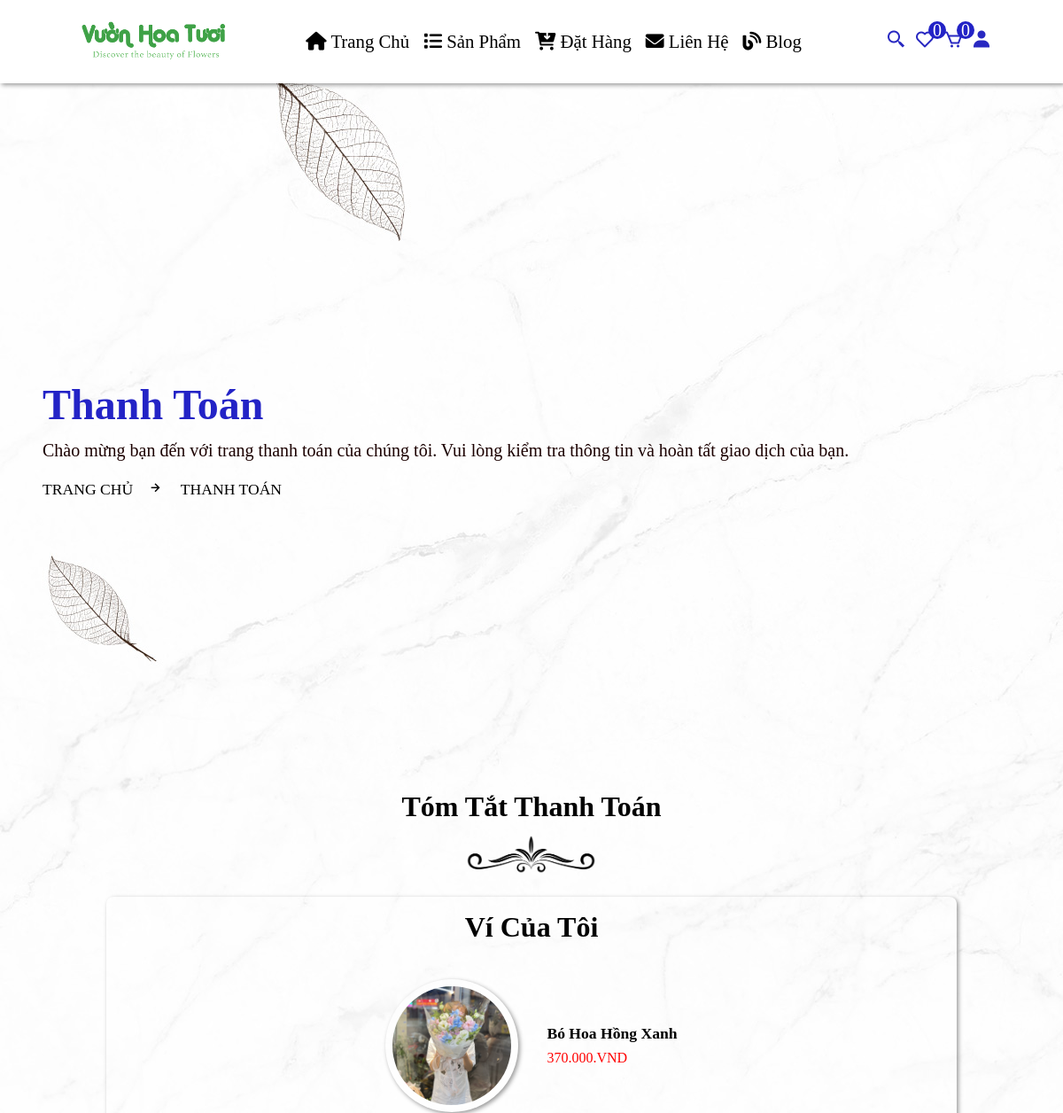
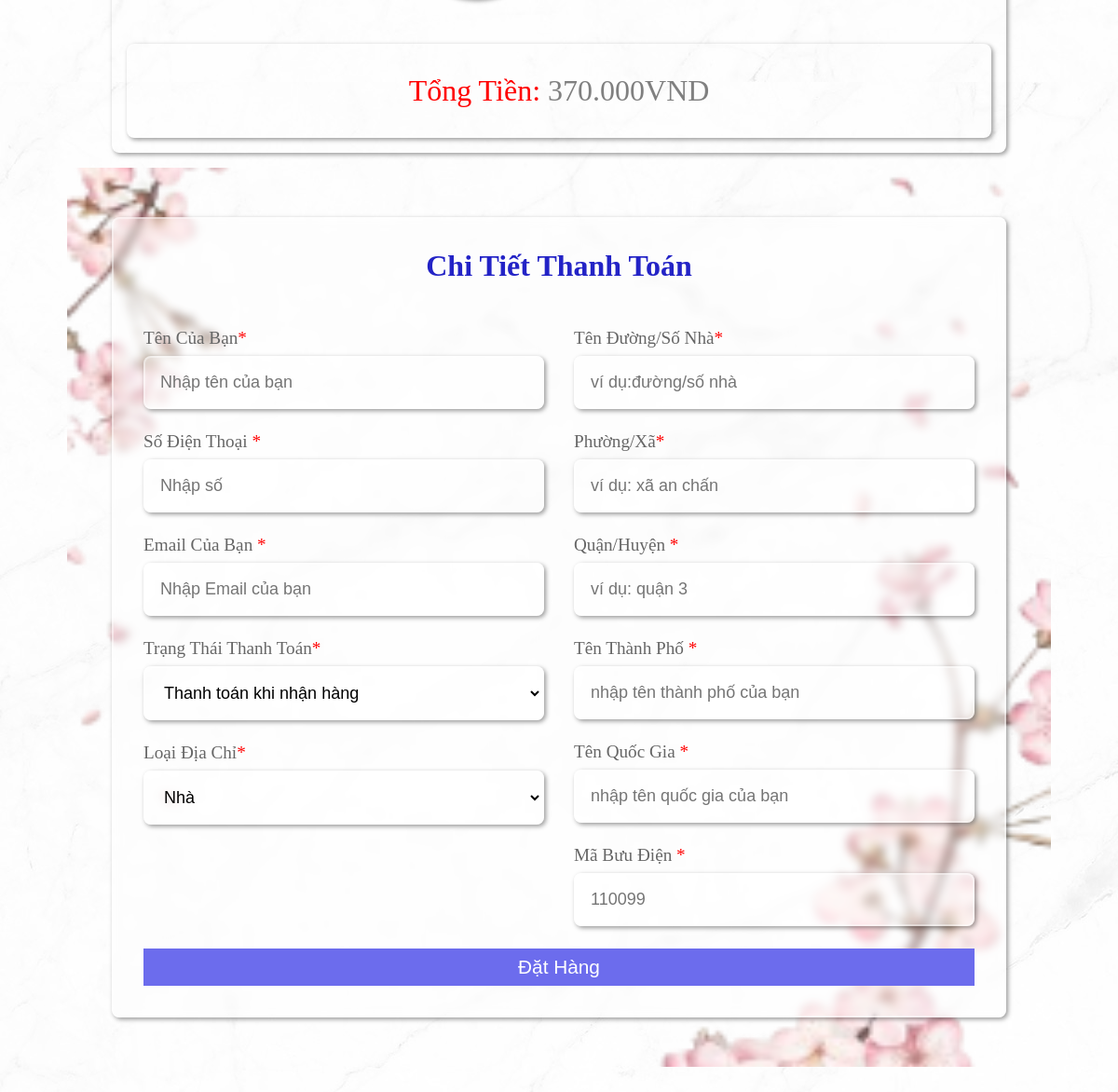
Page /checkout.php?get_id=0bi6UEnfthmvSgcw9nFp on the committed database (2 pictures, top to bottom).
### tables this page shows
CREATE TABLE `products` (
  `id` varchar(20) NOT NULL,
  `seller_id` varchar(20) NOT NULL,
  `name` varchar(50) NOT NULL,
  `price` int(50) NOT NULL,
  `image` varchar(255) NOT NULL,
  `stock` int(100) NOT NULL,
  `product_detail` varchar(1000) NOT NULL,
  `status` varchar(100) NOT NULL
);

### checkout.php (the view, shortened to what this page needs)
<?php
    include 'components/connect.php';
?>
<!DOCTYPE html>
<html>
    <head>
        <link href='https://unpkg.com/boxicons@2.1.2/css/boxicons.min.css' rel='stylesheet'>
        <link rel="stylesheet" type="text/css" href="css/user_style.css?v=<?php echo time(); ?>">
    </head>
    <body>
    <?php include 'components/user_header.php'; ?>
    <div class="banner">
        <div class="detail">
        <h1>Thanh Toán</h1>
        <p>Chào mừng bạn đến với trang thanh toán của chúng tôi. Vui lòng kiểm tra thông tin và hoàn tất giao dịch của bạn.</p>
            <span><a href="home.php">Trang Chủ</a><i class="bx bx-right-arrow-alt"></i> Thanh Toán</span>
        </div>
    </div>
    <section class="checkout">
        <div class="heading">
            <h1>Tóm tắt thanh toán</h1>
            <img src="image/separator.png">
        </div>
        <div class="row">
            <div class="form-container">
                <form action="" method="post" class="register">
                    <h3>Chi tiết thanh toán</h3>
                    <div class="flex">
                        <div class="col">
                                <div class="input-field">
                                    <p>Tên của bạn<span>*</span></p>
                                    <input type="text" name="name" placeholder="Nhập tên của bạn" maxlength="50" required class="box">
                                </div>
                                <div class="input-field">
                                    <p>Số điện thoại  <span>*</span></p>
                                    <input type="number" name="number" placeholder="Nhập số" maxlength="50" required class="box">
                                </div>
                                <div class="input-field">
                                    <p>Email của bạn <span>*</span></p>
                                    <input type="email" name="email" placeholder="Nhập Email của bạn" maxlength="50" required class="box">
                                </div>
                                <div class="input-field">
                                <p>Trạng thái thanh toán<span>*</span></p>
                                    <select name="method" class="box">
                                        <option value="cash on delivery">Thanh toán khi nhận hàng</option>
                                    </select>
                                </div>
                                <div class="input-field">
                                <p>Loại địa chỉ<span>*</span></p>
                                    <select name="address_type" class="box">
                                        <option value="home">Nhà</option>
                                    </select>
                                </div>
                        </div>
                        <div class="col">
                                <div class="input-field">
                                    <p>Tên Đường/Số nhà<span>*</span></p>
                                    <input type="text" name="flat" placeholder="ví dụ:đường/số nhà "maxlength="50" required class="box">
                                </div>
                                <div class="input-field">
                                    <p>Phường/Xã<span>*</span></p>
                                    <input type="text" name="street" placeholder="ví dụ: xã an chấn" maxlength="50" required class="box">
                                </div>
                                <div class="input-field">
                                    <p>Quận/Huyện <span>*</span></p>
                                    <input type="text" name="city" placeholder="ví dụ: quận 3" maxlength="50" required class="box">
                                </div>
                                <div class="input-field">
                                    <p>Tên thành phố <span>*</span></p>
                                    <input type="text" name="city" placeholder="nhập tên thành phố của bạn" maxlength="50" required class="box">
                                </div>
                                <div class="input-field">
                                    <p>Tên quốc gia <span>*</span></p>
                                    <input type="text" name="country" placeholder="nhập tên quốc gia của bạn" maxlength="50" required class="box">
                                </div>
                                <div class="input-field">
                                    <p>Mã bưu điện <span>*</span></p>
                                    <input type="number" name="pin" placeholder="110099" maxlength="6" required class="box">
                                </div>
                        </div>
                    </div>
                    <button type="submit" name="place_order" class="btn">Đặt hàng</button>
                </form>
            </div>
            <div class="summary">
                <h3>Ví của tôi</h3>
                <div class="box-container">
                    <?php
                        $grand_total = 0;
                        if (isset($_GET['get_id'])) {
                            $select_get = $conn->prepare("SELECT * FROM `products` WHERE id = ?");
                            $select_get->execute([$_GET['get_id']]);
                            while($fetch_get = $select_get->fetch(PDO::FETCH_ASSOC)){
                                $sub_total = $fetch_get['price'];
                                $grand_total += $sub_total;
                            ?>
                                <div class="flex">
                                    <img src="image/products/<?=$fetch_get['image']; ?>" class="image">
                                    <div>
                                        <h3 class="name"><?= $fetch_get['name']; ?></h3>
                                        <p class="price"><?= $fetch_get['price']; ?>.000.VND</p>
                                    </div>
                                </div>
                            <?php
                            }
                        }
                    ?>
                </div>
                <div class="grand-total">
                    <p>Tổng tiền: <span><?= $grand_total; ?>.000VND</span></p>
                </div>
            </div>
        </div>
    </section>
    </body>
</html>

### css/user_style.css (style rules this page uses)
* { margin: 0; padding: 0; box-sizing: border-box; outline: none; text-decoration: none; list-style: none; }
:root { --main-color:#2323c6; --pink-color:#240893; --pink-opacity: #ffe6e9; --white-alfa-40 : rgba(255, 255, 255, 0.40); --white-alfa-25 : rgba(255, 255, 255, 0.25); --backdrop-filter: blur(5px); --padding: 5vh 15px; --box-shadow: 2px 2px 5px rgba(0, 0, 0, 0.40); }
body { background-image: url('../image/body.jpg'); }
html { scroll-behavior: smooth; }
button, input { border: none; }
.btn { display: inline-block; padding: .5rem 3rem; margin-top: 1rem; background-color: #6c6ced; color: #ffffff; cursor: pointer; text-align: center; position: relative; z-index: 100; font-size: 1.3rem; text-transform: capitalize; }
.btn::before { position: absolute; content: ''; width: 0%; height: 100%; background-color: #becee1; left: 0; top: 0; transition: .5s; z-index: -10; }
.box-container { display: grid; grid-template-columns: repeat(auto-fit, minmax(30rem, 1fr)); align-items: center; justify-content: center; }
.heading { font-size: 19px; text-align: center; line-height: 1.5; }
.heading h1 { font-size: 2rem; text-transform: capitalize; }
.heading img { margin-top: .5rem; width: 150px!important; }
section { padding: 6%; }
.banner { margin-top: 5rem; width: 100%; height: 80vh; display: flex; align-items: center; background-position: center; background-size: cover; animation: banner 8s infinite alternate; }
.banner .detail { padding-left: 4%; line-height: 1.5; }
.banner .detail p { font-size: 20px; color:#1b0000; margin-bottom: 1rem; }
.banner .detail span { text-transform: uppercase; font-size: 1.1rem; margin-top: 1rem; }
.banner .detail a { color: #000; }
.banner .detail span i { margin: 0 1rem; }
.banner h1 { font-size: 3rem; color: var(--main-color); text-transform: capitalize; }
.form-container { background-image: url('../image/p.png'); background-size: cover; background-repeat: no-repeat; background-position: center; display: flex; justify-content: center; align-items: center; min-height: 100vh; position: relative; padding: 5% 0; }
.form-container form { background-color: var(--white-alfa-25); border: 2px solid var(--white-alfa-40); backdrop-filter: var(--backdrop-filter); box-shadow: var(--box-shadow); border-radius: .5rem; padding: 2rem; }
.form-container .register { width: 60rem; }
.form-container form h3 { text-align: center; font-size: 2rem; margin-bottom: 1rem; color: var(--main-color); text-transform: capitalize; font-weight: bold; }
.form-container form p { padding-top: 1rem; font-size: 1.2rem; color: #666; text-transform: capitalize; }
.form-container form p span { color: red; }
.form-container form .box { background-color: var(--white-alfa-25); border: 2px solid var(--white-alfa-40); backdrop-filter: var(--backdrop-filter); box-shadow: var(--box-shadow); width: 100%; border-radius: .5rem; margin: .5rem 0; padding: 1rem; font-size: 18px; }
.form-container .flex { display: flex; gap: 2rem; }
.form-container .flex .col { flex: 1 1 25rem; }
.form-container .btn { width: 100%; font-size: 1.3rem; }
.checkout .row { display: flex; flex-direction: column; flex-flow: column-reverse; }
.checkout .summary { width: 60rem; padding: 1rem; margin: 1rem auto; box-shadow: var(--box-shadow); border-radius: .5rem; }
.checkout h3 { font-size: 2rem; padding-bottom:1rem; text-transform: capitalize; text-align: center; }
.checkout .summary .flex { display: flex; align-items: center; justify-content: center; padding: 1rem 0; margin: .5rem; }
.checkout .summary .box-container { grid-template-columns: repeat(auto-fit , minmax(20rem, 1fr)); }
.checkout .summary .flex img { box-shadow: var(--box-shadow); border-radius: 50%; width: 150px; height: 150px; padding: .5rem; margin-right: 2rem; }
.checkout .summary .flex .name { font-size: 1.1rem; padding-bottom: .5rem; text-transform: capitalize; }
.checkout .summary .price { font-size: 1,5rem; color: red; }
.summary .grand-total { box-shadow: var(--box-shadow); border-radius: .5rem; padding: 2rem; display: flex; justify-content: center; align-items: center; flex-wrap: wrap; font-size: 2rem; margin-top: 1.5rem; text-transform: capitalize; }
.summary .grand-total span { color: gray; }
.summary .grand-total p { color: red; }

### rows in the picture
products: image (picture), name "Bó Hoa Hồng Xanh", price "370"

### other values in the picture
$total_wishlist_item "0"
$total_cart_item "0"
$grand_total "370"
